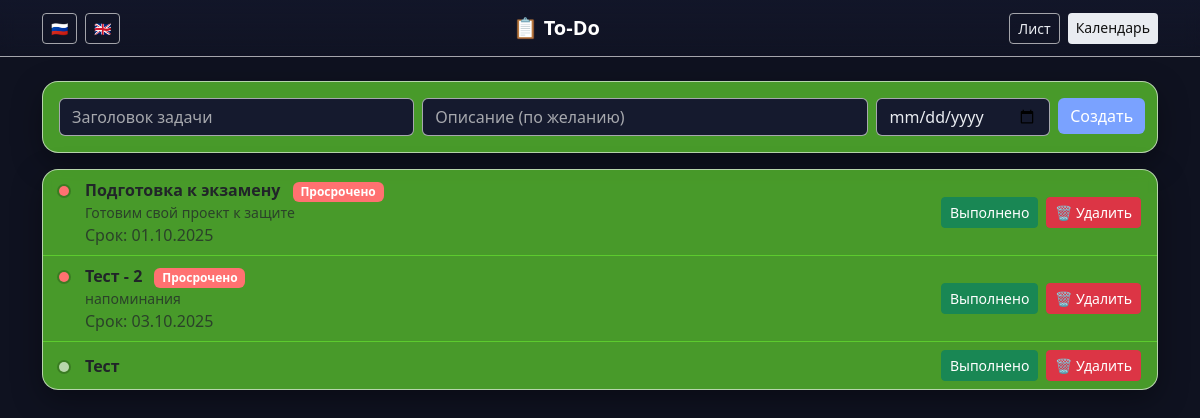
Before: / with the older database file.
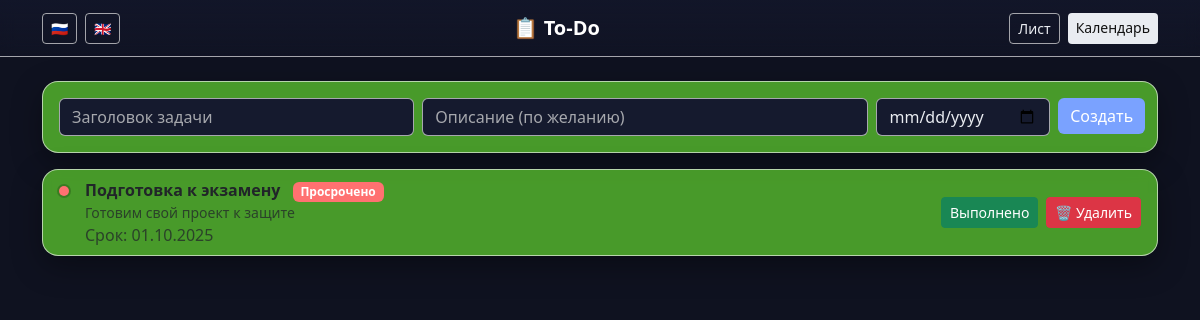
After: the same page with the newer database file.
### tables this page shows
CREATE TABLE tasks (
            id INTEGER PRIMARY KEY AUTOINCREMENT,
            title TEXT NOT NULL,
            description TEXT,
            due_date TEXT, -- ISO формат YYYY-MM-DD
            complete INTEGER NOT NULL DEFAULT 0,
            created_at TEXT DEFAULT (datetime('now')),
            completed_at TEXT
        );

### app.py (the view)
@app.route("/")
def index():
    conn = get_db_connection()
    tasks = conn.execute(
        "SELECT * FROM tasks ORDER BY complete ASC, due_date IS NULL, due_date ASC, id DESC"
    ).fetchall()
    conn.close()
    has_today = any(is_today(t) and not t["complete"] for t in tasks)
    return render_template("index.html", tasks=tasks, is_overdue=is_overdue, is_today=is_today, has_today=has_today)

### app.py (called while the page is built)
@app.context_processor
def inject_translations():
    lang = request.args.get("lang", "ru")
    return dict(
        t=translations.get(lang, translations["ru"]),
        current_lang=lang
    )

def get_db_connection():
    conn = sqlite3.connect(DB_PATH)
    conn.row_factory = sqlite3.Row
    return conn

@app.template_filter("human_date")
def human_date(value):
    if not value:
        return ""
    try:
        d = datetime.strptime(value, "%Y-%m-%d").date()
        return d.strftime("%d.%m.%Y")
    except Exception:
        return value

def is_overdue(task):
    if task["complete"]:
        return False
    due = task["due_date"]
    if not due:
        return False
    try:
        d = datetime.strptime(due, "%Y-%m-%d").date()
        return d < date.today()
    except:
        return False

def is_today(task):
    due = task["due_date"]
    if not due:
        return False
    try:
        d = datetime.strptime(due, "%Y-%m-%d").date()
        return d == date.today()
    except:
        return False

### templates/index.html (shortened to what this page needs)
{% extends "base.html" %}
{% block content %}
<div class="card card-glass mb-3">
  <div class="card-body">
    <form action="{{ url_for('add') }}" method="post" class="row g-2 align-items-start">
      <div class="col-12 col-md-4">
        <input type="text" name="title" class="form-control form-control-dark" placeholder="{{ t['task_title'] }}" required>
      </div>
      <div class="col-12 col-md-5">
        <input type="text" name="description" class="form-control form-control-dark" placeholder="{{ t['task_description'] }}">
      </div>
      <div class="col-8 col-md-2">
        <input type="date" name="due_date" class="form-control form-control-dark" placeholder="{{ t['task_due'] }}">
      </div>
      <div class="col-4 col-md-1 d-grid">
        <button type="submit" class="btn btn-primary">{{ t["add_task"] }}</button>
      </div>
    </form>
  </div>
</div>
<ul class="list-group list-group-flush shadow-soft">
  {% for task in tasks %}
  <li class="list-group-item item-dark d-flex flex-column flex-md-row justify-content-between align-items-start align-items-md-center gap-2"
      data-due="{{ task.due_date }}"
      data-title="{{ task.title }}">
    <div class="d-flex align-items-start gap-3">
      <div class="status-dot {% if task.complete %}done{% elif is_overdue(task) %}overdue{% elif is_today(task) %}today{% endif %}"></div>
      <div>
        <div class="fw-semibold {% if task.complete %}text-decoration-line-through opacity-75{% endif %}">
          {{ task.title }}
          {% if is_overdue(task) %}<span class="badge bg-danger ms-2">{{ t["overdue"] }}</span>{% endif %}
        </div>
        {% if task.description %}
          <div class="text-muted small">{{ task.description }}</div>
        {% endif %}
        {% if task.due_date %}
          <div class="text-muted xsmall">Срок: {{ task.due_date|human_date }}</div>
        {% endif %}
      </div>
    </div>
    <div class="d-flex gap-2">
      {% if not task.complete %}
        <a href="{{ url_for('complete', task_id=task.id) }}" class="btn btn-success btn-sm">{{ t["complete"] }}</a>
      {% else %}
        <a href="{{ url_for('uncomplete', task_id=task.id) }}" class="btn btn-outline-secondary btn-sm">{{ t["uncomplete"] }}</a>
      {% endif %}
      <a href="{{ url_for('delete', task_id=task.id) }}" class="btn btn-danger btn-sm">🗑 {{ t["delete"] }}</a>
    </div>
  </li>
  {% endfor %}
</ul>
{% endblock %}

### templates/base.html (shortened to what this page needs)
<!DOCTYPE html>
<html lang="ru">
<head>
  <link href="https://cdn.jsdelivr.net/npm/bootstrap@5.3.2/dist/css/bootstrap.min.css" rel="stylesheet">
  <link href="{{ url_for('static', filename='style.css') }}" rel="stylesheet">
</head>
<body class="bg-app text-app">
  <nav class="navbar navbar-dark navbar-blur mb-4">
    <div class="container d-flex justify-content-between align-items-center">
      <div class="d-flex gap-2">
        <a class="btn btn-outline-light btn-sm" href="{{ url_for('index', lang='ru') }}">🇷🇺</a>
        <a class="btn btn-outline-light btn-sm" href="{{ url_for('index', lang='en') }}">🇬🇧</a>
      </div>
      <a class="navbar-brand fw-semibold" href="{{ url_for('index', lang=current_lang) }}">📋 To-Do</a>
      <div class="d-flex gap-2">
        <a class="btn btn-outline-light btn-sm" href="{{ url_for('index', lang=current_lang) }}">{{ t["list"] }}</a>
        <a class="btn btn-light btn-sm" href="{{ url_for('calendar_view', lang=current_lang) }}">{{ t["calendar"] }}</a>
      </div>
    </div>
  </nav>
  <main class="container mb-5">
    {% block content %}{% endblock %}
  </main>
</body>
</html>

### static/style.css (style rules this page uses)
:root { --bg: #0f1220; --bg-soft: #151a2e; --bg-glass: rgba(106, 232, 49, 0.64); --text: #e9ecf1; --muted: rgba(248, 248, 246, 0.64); --primary: #7aa2ff; --success: #5ad19a; --danger: #ff7171; --info: #67d4ff; --border: rgba(248, 248, 246, 0.64); --shadow: 0 10px 30px rgba(0,0,0,0.35); }
html, body { background: var(--bg); color: var(--text); }
.bg-app { background: var(--bg); }
.text-app { color: var(--text); }
.navbar-blur { background: linear-gradient(180deg, rgba(20,24,45,0.7), rgba(20,24,45,0.3)); backdrop-filter: blur(8px); border-bottom: 1px solid var(--border); }
.card-glass, .shadow-soft { background: var(--bg-glass); backdrop-filter: blur(6px); border: 1px solid var(--border); box-shadow: var(--shadow); border-radius: 16px; }
.list-group-flush .list-group-item { background: transparent; border-color: var(--bg-glass); }
.item-dark { background: linear-gradient(180deg, rgba(255,255,255,0.03), rgba(163, 178, 154, 0.64)); }
.form-control-dark { background: var(--bg-soft); color: var(--text); border: 1px solid var(--border); }
.form-control-dark::placeholder { color: var(--muted); }
.btn-primary { background: var(--primary); border: none; }
.btn-outline-light { border-color: var(--border); color: var(--text); }
.btn-light { background: var(--text); color: #111; border: none; }
.badge.bg-danger { background: var(--danger) !important; }
.status-dot { width: 10px; height: 10px; border-radius: 50%; margin-top: 8px; background: var(--muted); box-shadow: 0 0 0 2px rgba(0,0,0,0.2); }
.status-dot.overdue { background: var(--danger); }

Changed rows visible on the page:
removed tasks: complete 0 (drawn), title "Тест - 2", overdue "Просрочено", description "напоминания", due_date|human_date "03.10.2025", complete "Выполнено", delete "Удалить"
removed tasks: complete 0 (drawn), title "Тест", complete "Выполнено", delete "Удалить"
